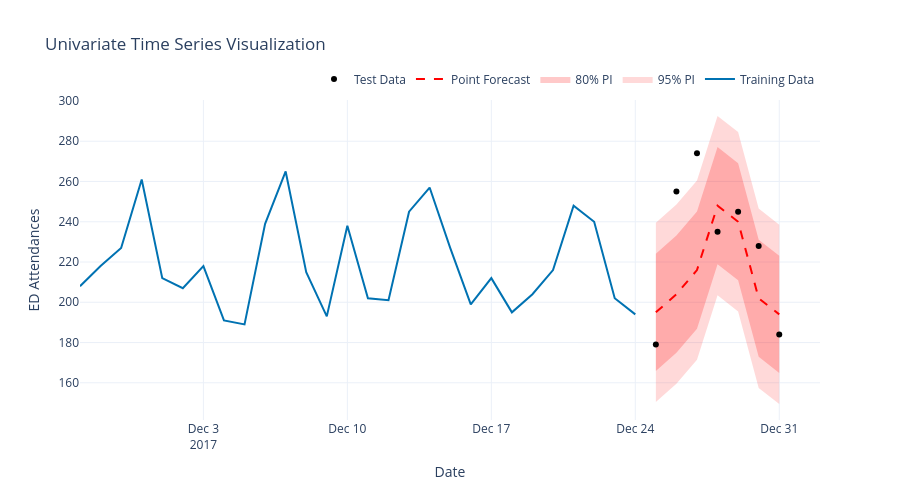

Here is the notebook cell this chart was saved with:
### Code cell
fig = plot_time_series(
    training_data=train[-28:],
    test_data=test, 
    forecast=preds,
    prediction_intervals=interval_dict,
    y_axis_label="ED Attendances",
    )
